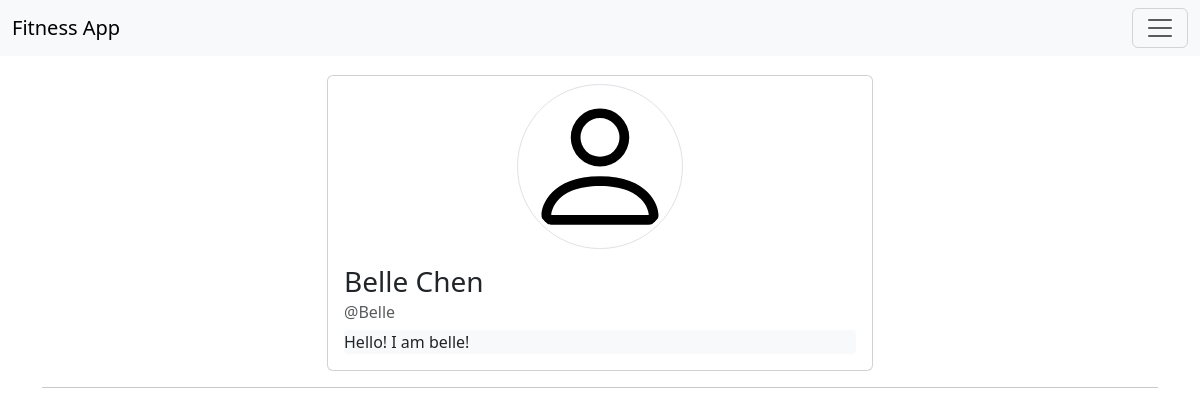
/en-us/userprofile/2, run on the app's committed database.
### base/models.py (models this page shows)
class User(AbstractUser):
    email = models.EmailField(unique=True, null=True)
    bio = models.TextField(null=True)
    goal = models.ForeignKey(GoalsModel, on_delete=models.SET_NULL, null=True, blank=True)
    pic = models.ImageField(null=True, default='person.svg')

### base/views.py (the view)
# urls.py: path("userprofile/<int:pk>", views.UserProfileView.as_view(), name="userprofile"),
class UserProfileView(View):
    template_name = "base/userprofile.html"
    def get(self, request, pk):
        workouts = Workout.objects.filter(user=pk)
        ctx = {"workouts":workouts, "profileuser":User.objects.get(pk=pk)}
        return render(request, self.template_name, ctx)

### base/templates/base/userprofile.html (shortened to what this page needs)
{% extends 'main.html' %}
{% load static %}
{% block content %}
<div class="row justify-content-center">
    <div class="col-12 col-md-6">
        <div class="card">
            <div class="row justify-content-center mt-2">
                <div class="col-4"><img src="{% static 'images/' %}{{profileuser.pic}}" class="card-img-top rounded-circle img-thumbnail" alt="alt"></div>
            </div>
            <div class="card-body">
                <h3 class="card-title">{{profileuser.first_name|title}} {{profileuser.last_name|title}}</h3>
                <h6 class="card-subtitle mb-2 text-body-secondary">@{{profileuser.username}}</h4>
              <p class="card-text bg-light rounded-1">{{profileuser.bio}}</p>
            </div>
          </div>
    </div>
</div>
<hr>
{% endblock %}

### data on the page
User: pic (picture), first_name "Belle", last_name "Chen", username "Belle", bio "Hello! I am belle!"
